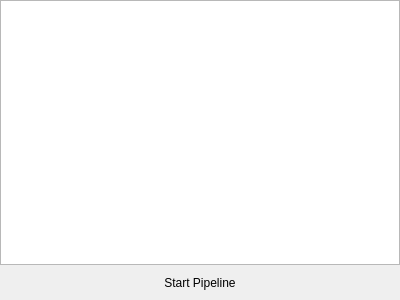
<?xml version="1.0" encoding="UTF-8"?>
<ui version="4.0">
 <class>PipelineListWidget</class>
 <widget class="QWidget" name="PipelineListWidget">
  <property name="geometry">
   <rect>
    <x>0</x>
    <y>0</y>
    <width>400</width>
    <height>300</height>
   </rect>
  </property>
  <property name="windowTitle">
   <string>Pipeline List Widget</string>
  </property>
  <layout class="QGridLayout" name="gridLayout">
   <property name="leftMargin">
    <number>0</number>
   </property>
   <property name="topMargin">
    <number>0</number>
   </property>
   <property name="rightMargin">
    <number>0</number>
   </property>
   <property name="bottomMargin">
    <number>0</number>
   </property>
   <property name="verticalSpacing">
    <number>0</number>
   </property>
   <item row="1" column="0">
    <widget class="QPushButton" name="startPipelineBtn">
     <property name="minimumSize">
      <size>
       <width>0</width>
       <height>35</height>
      </size>
     </property>
     <property name="styleSheet">
      <string notr="true"/>
     </property>
     <property name="text">
      <string>Start Pipeline</string>
     </property>
     <property name="icon">
      <iconset resource="../../../../Resources/SIMPL.qrc">
       <normaloff>:/SIMPL/icons/images/media_play_white.png</normaloff>:/SIMPL/icons/images/media_play_white.png</iconset>
     </property>
     <property name="iconSize">
      <size>
       <width>24</width>
       <height>24</height>
      </size>
     </property>
     <property name="default">
      <bool>false</bool>
     </property>
     <property name="flat">
      <bool>true</bool>
     </property>
    </widget>
   </item>
   <item row="0" column="0">
    <widget class="SVPipelineView" name="pipelineView"/>
   </item>
  </layout>
 </widget>
 <customwidgets>
  <customwidget>
   <class>SVPipelineView</class>
   <extends>QTreeView</extends>
   <header location="global">SVPipelineView.h</header>
  </customwidget>
 </customwidgets>
 <resources>
  <include location="../../../../Resources/SIMPL.qrc"/>
 </resources>
 <connections/>
</ui>
